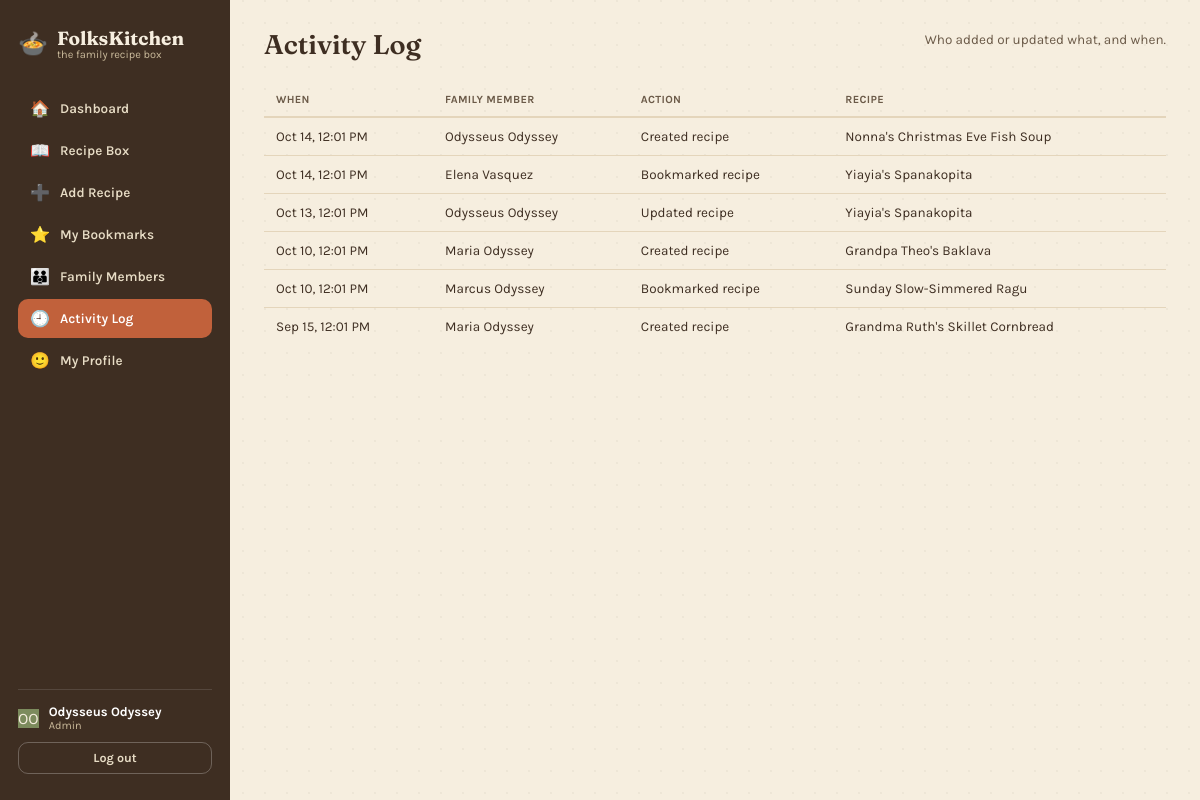
Screenshot of /activity.php (signed in) with the database file from the repository.
### tables this page shows
CREATE TABLE Users
(
  User_ID       INT          NOT NULL AUTO_INCREMENT,
  First_Name    VARCHAR(50)  NOT NULL,
  Last_Name     VARCHAR(50)  NOT NULL,
  Username      VARCHAR(50)  NOT NULL,
  Email         VARCHAR(100) NOT NULL,
  Password_Hash VARCHAR(255) NOT NULL,
  Birthdate     DATE         NOT NULL,
  Gender        VARCHAR(20)  NOT NULL,
  City          VARCHAR(100) NOT NULL,
  Role          VARCHAR(20)  NOT NULL,
  Created_At    DATETIME     NOT NULL,
  PRIMARY KEY (User_ID)
);

CREATE TABLE Activity_Logs
(
  Log_ID    INT         NOT NULL AUTO_INCREMENT,
  User_ID   INT         NOT NULL,
  Recipe_ID INT         NOT NULL,
  Action    VARCHAR(50) NOT NULL,
  Log_Date  DATETIME    NOT NULL,
  PRIMARY KEY (Log_ID)
);

### database/config/database.php (called while the page is built)
<?php
return [
    'host'   => 'localhost',
    'dbname' => 'folkskitchen',
    'user'   => 'root',
    'pass'   => '',
    'charset'=> 'utf8mb4',
];

### classes/Database.php (called while the page is built)
<?php
class Database
{
    private static ?PDO $instance = null;
    public static function getConnection(): PDO
    {
        if (self::$instance === null) {
            $config = require __DIR__ . '/../config/database.php';
            $dsn = sprintf(
                'mysql:host=%s;dbname=%s;charset=%s',
                $config['host'],
                $config['dbname'],
                $config['charset'] ?? 'utf8mb4'
            );
            try {
                self::$instance = new PDO($dsn, $config['user'], $config['pass'], [
                    PDO::ATTR_ERRMODE            => PDO::ERRMODE_EXCEPTION,
                    PDO::ATTR_DEFAULT_FETCH_MODE => PDO::FETCH_ASSOC,
                    PDO::ATTR_EMULATE_PREPARES   => false,
                ]);
            } catch (PDOException $e) {
                die(
                    'Database connection failed: ' . $e->getMessage() .
                    '. Check config/database.php and make sure the "folkskitchen" ' .
                    'database has been created and imported (see database/ folder).'
                );
            }
        }
        return self::$instance;
    }
}

### classes/User.php (called while the page is built, shortened)
<?php
require_once __DIR__ . '/Database.php';
class User
{
    public string $firstName;
    public string $lastName;
    public function __construct(array $row = [])
    {
        $this->id           = isset($row['User_ID']) ? (int) $row['User_ID'] : null;
        $this->firstName    = $row['First_Name'] ?? '';
        $this->lastName     = $row['Last_Name'] ?? '';
        $this->role         = $row['Role'] ?? self::ROLE_PARTICIPANT;
    }
    public function fullName(): string
    {
        return trim("{$this->firstName} {$this->lastName}");
    }
    public function initials(): string
    {
        $a = $this->firstName !== '' ? substr($this->firstName, 0, 1) : '';
        $b = $this->lastName !== '' ? substr($this->lastName, 0, 1) : '';
        return strtoupper($a . $b);
    }
    public static function findById(int $id): ?self
    {
        $stmt = Database::getConnection()->prepare('SELECT * FROM Users WHERE User_ID = ?');
        $stmt->execute([$id]);
        $row = $stmt->fetch();
        return $row ? new self($row) : null;
    }
}

### includes/bootstrap.php (called while the page is built, shortened)
<?php
require_once __DIR__ . '/../classes/Database.php';
require_once __DIR__ . '/../classes/User.php';
require_once __DIR__ . '/../classes/ActivityLog.php';
function e(?string $value): string
{
    return htmlspecialchars($value ?? '', ENT_QUOTES, 'UTF-8');
}
function currentUser(): ?User
{
    static $cached = false;
    if ($cached === false) {
        $cached = isset($_SESSION['user_id']) ? User::findById((int) $_SESSION['user_id']) : null;
    }
    return $cached;
}
function requireLogin(): User
{
    $user = currentUser();
    return $user;
}
function avatarColor(int $userId): string
{
    return AVATAR_COLORS[$userId % count(AVATAR_COLORS)];
}
function formatDateTime(?string $datetime): string
{
    return (new DateTime($datetime))->format('M j, g:i A');
}

### classes/ActivityLog.php (called while the page is built, shortened)
<?php
require_once __DIR__ . '/Database.php';
class ActivityLog
{
    public function __construct(array $row = [])
    {
        $this->action   = $row['Action'] ?? '';
        $this->logDate  = $row['Log_Date'] ?? null;
    }
    public static function recent(int $limit = 60): array
    {
        $sql = 'SELECT l.*, u.First_Name, u.Last_Name, r.Title AS Recipe_Title
                FROM Activity_Logs l
                LEFT JOIN Users u ON u.User_ID = l.User_ID
                LEFT JOIN Recipes r ON r.Recipe_ID = l.Recipe_ID
                ORDER BY l.Log_Date DESC
                LIMIT ?';
        $stmt = Database::getConnection()->prepare($sql);
        $stmt->bindValue(1, $limit, PDO::PARAM_INT);
        $stmt->execute();
        $results = [];
        foreach ($stmt->fetchAll() as $row) {
            $results[] = [
                'log'         => new self($row),
                'userName'    => trim(($row['First_Name'] ?? '') . ' ' . ($row['Last_Name'] ?? '')) ?: 'Unknown',
                'recipeTitle' => $row['Recipe_Title'] ?? null,
            ];
        }
        return $results;
    }
}

### activity.php (the view)
<?php
require_once __DIR__ . '/includes/bootstrap.php';
$user = requireLogin();
$entries = ActivityLog::recent(60);
$activeNav = 'activity';
require __DIR__ . '/includes/header.php';
?>
<div class="topbar">
  <h2 class="page-title">Activity Log</h2>
  <div class="page-sub">Who added or updated what, and when.</div>
</div>
<table class="data-table">
  <thead><tr><th>When</th><th>Family member</th><th>Action</th><th>Recipe</th></tr></thead>
  <tbody>
    <?php if ($entries): foreach ($entries as $entry): ?>
      <tr>
        <td><?= formatDateTime($entry['log']->logDate) ?></td>
        <td><?= e($entry['userName']) ?></td>
        <td><?= e($entry['log']->action) ?></td>
        <td><?= $entry['recipeTitle'] ? e($entry['recipeTitle']) : '—' ?></td>
      </tr>
    <?php endforeach; else: ?>
      <tr><td colspan="4">No activity yet.</td></tr>
    <?php endif; ?>
  </tbody>
</table>
<?php require __DIR__ . '/includes/footer.php'; ?>

### includes/header.php (shortened to what this page needs)
<?php
$user = currentUser();
$activeNav = $activeNav ?? '';
$navItems = [
    ['id' => 'dashboard',  'href' => 'index.php',       'icon' => '🏠', 'label' => 'Dashboard'],
    ['id' => 'recipes',    'href' => 'recipes.php',     'icon' => '📖', 'label' => 'Recipe Box'],
    ['id' => 'add-recipe', 'href' => 'recipe_form.php', 'icon' => '➕', 'label' => 'Add Recipe', 'adminOnly' => true],
    ['id' => 'bookmarks',  'href' => 'bookmarks.php',   'icon' => '⭐', 'label' => 'My Bookmarks'],
    ['id' => 'members',    'href' => 'members.php',     'icon' => '👪', 'label' => 'Family Members', 'adminOnly' => true],
    ['id' => 'activity',   'href' => 'activity.php',    'icon' => '🕘', 'label' => 'Activity Log'],
    ['id' => 'profile',    'href' => 'profile.php',     'icon' => '🙂', 'label' => 'My Profile'],
];
?>
<!DOCTYPE html>
<html lang="en">
<head>
<link rel="stylesheet" href="assets/style.css">
</head>
<body>
<?php if ($user): ?>
<div id="app-shell" class="active">
  <aside class="sidebar">
    <div class="brand">
      <div class="brand-mark">🍲</div>
      <div>
        <div class="brand-name">FolksKitchen</div>
        <div class="brand-tag">the family recipe box</div>
      </div>
    </div>
    <nav class="nav">
      <?php foreach ($navItems as $item): ?>
        <a class="nav-item <?= $activeNav === $item['id'] ? 'active' : '' ?>" href="<?= e($item['href']) ?>">
          <span class="ic"><?= $item['icon'] ?></span> <?= e($item['label']) ?>
        </a>
      <?php endforeach; ?>
    </nav>
    <div class="sidebar-footer">
      <div class="sidebar-user">
        <div class="avatar" style="background:<?= avatarColor($user->id) ?>"><?= e($user->initials()) ?></div>
        <div>
          <div class="name"><?= e($user->fullName()) ?></div>
          <div class="role"><?= e($user->role) ?></div>
        </div>
      </div>
      <a class="logout-btn" href="logout.php" style="display:block; text-align:center; text-decoration:none;">Log out</a>
    </div>
  </aside>
  <main class="main">
<?php else: ?>
  <main class="main" style="max-width:none;">
<?php endif; ?>

### assets/style.css (style rules this page uses)
:root { --cream:#F6EEDF; --paper:#FFFBF3; --paper-edge:#EFE3C8; --ink:#3E2E22; --ink-soft:#6B5A48; --terracotta:#C1613B; --terracotta-dark:#A44E2E; --sage:#7C8B5D; --sage-dark:#5F6D45; --mustard:#DDA23B; --line:#E4D5BB; --danger:#B44B3E; --shadow: 0 6px 18px rgba(62,46,34,0.10); --radius: 14px; }
* { box-sizing:border-box; }
html,body { margin:0;padding:0; }
body { font-family:'Karla', sans-serif; background: radial-gradient(circle at 1px 1px, rgba(62,46,34,0.045) 1px, transparent 0) 0 0/22px 22px, var(--cream); color:var(--ink); min-height:100vh; -webkit-font-smoothing:antialiased; }
h1,h2,h3,h4 { font-family:'Fraunces', serif; font-weight:600; margin:0; color:var(--ink); }
a { color:inherit; }
#app-shell { display:flex; min-height:100vh; }
.sidebar { width:230px; flex:none; background:var(--ink); color:var(--cream); padding:26px 18px; display:flex; flex-direction:column; gap:22px; min-height:100vh; position:sticky; top:0; }
.brand { display:flex; align-items:center; gap:9px; }
.brand-mark { font-size:24px; }
.brand-name { font-family:'Fraunces',serif; font-size:19px; font-weight:700; color:var(--cream); }
.brand-tag { font-size:11px; color:#C9B99A; margin-top:-2px; }
nav.nav { display:flex; flex-direction:column; gap:3px; margin-top:6px; }
.nav-item { display:flex; align-items:center; gap:10px; padding:10px 12px; border-radius:10px; color:#E7DCC5; font-size:13.5px; font-weight:600; border:none; background:transparent; text-align:left; width:100%; transition: background .15s ease, color .15s ease; text-decoration:none; }
.nav-item .ic { font-size:16px; width:20px; text-align:center; }
.nav-item.active { background:var(--terracotta); color:#fff; }
.sidebar-footer { margin-top:auto; padding-top:14px; border-top:1px solid rgba(255,255,255,0.12); }
.sidebar-user { display:flex; align-items:center; gap:10px; margin-bottom:10px; }
.sidebar-user .name { font-size:13px; font-weight:700; color:#fff; }
.sidebar-user .role { font-size:11px; color:#C9B99A; }
.logout-btn { width:100%; background:transparent; border:1.5px solid rgba(255,255,255,0.25); color:#E7DCC5; border-radius:10px; padding:8px; font-size:12.5px; font-weight:700; }
.main { flex:1; padding:28px 34px 60px; max-width:1180px; }
.topbar { display:flex; align-items:flex-start; justify-content:space-between; gap:16px; margin-bottom:22px; flex-wrap:wrap; }
.page-title { font-size:27px; }
.page-sub { color:var(--ink-soft); font-size:13.5px; margin-top:4px; }
table.data-table { width:100%; border-collapse:collapse; font-size:13.5px; }
table.data-table th { text-align:left; font-size:11px; text-transform:uppercase; letter-spacing:.03em; color:var(--ink-soft); padding:10px 12px; border-bottom:2px solid var(--line); }
table.data-table td { padding:11px 12px; border-bottom:1px solid var(--line); vertical-align:middle; }
table.data-table tr:last-child td { border-bottom:none; }

### rows the page displays
users: $user->initials() "OO", $user->fullName() "Odysseus Odyssey", Role "Admin"
activity_logs: Log_Date "Oct 14, 12:01 PM", userName "Odysseus Odyssey", Action "Created recipe", recipeTitle "Nonna's Christmas Eve Fish Soup"
activity_logs: Log_Date "Oct 14, 12:01 PM", userName "Elena Vasquez", Action "Bookmarked recipe", recipeTitle "Yiayia's Spanakopita"
activity_logs: Log_Date "Oct 13, 12:01 PM", userName "Odysseus Odyssey", Action "Updated recipe", recipeTitle "Yiayia's Spanakopita"
activity_logs: Log_Date "Oct 10, 12:01 PM", userName "Maria Odyssey", Action "Created recipe", recipeTitle "Grandpa Theo's Baklava"
activity_logs: Log_Date "Oct 10, 12:01 PM", userName "Marcus Odyssey", Action "Bookmarked recipe", recipeTitle "Sunday Slow-Simmered Ragu"
activity_logs: Log_Date "Sep 15, 12:01 PM", userName "Maria Odyssey", Action "Created recipe", recipeTitle "Grandma Ruth's Skillet Cornbread"

### other values shown
$item['icon'] "🏠"
$item['label'] "Dashboard"
$item['icon'] "📖"
$item['label'] "Recipe Box"
$item['icon'] "➕"
$item['label'] "Add Recipe"
$item['icon'] "⭐"
$item['label'] "My Bookmarks"
$item['icon'] "👪"
$item['label'] "Family Members"
$item['icon'] "🕘"
$item['label'] "Activity Log"
$item['icon'] "🙂"
$item['label'] "My Profile"
